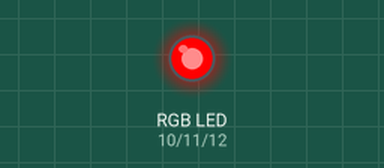
A sketch run on a simulated Arduino Uno, built with avr-gcc and run on an emulated ATmega328P. Shown: an RGB LED mixed from three pins (HIGH = lit).

Above: at 0.5 s.
At 3.5 s:
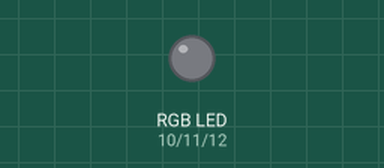
At 4.5 s:
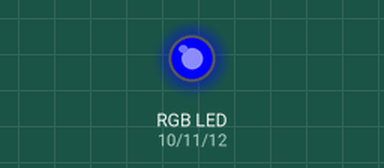
At 6.5 s:
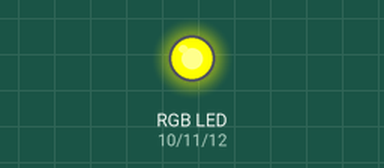
At 8.5 s:
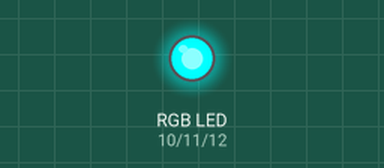
At 12.5 s:
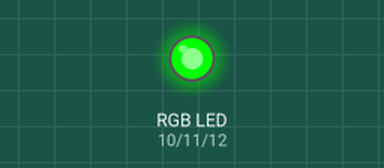
Timing chart, 0 to 13.0 s (numbered marks = the images above):
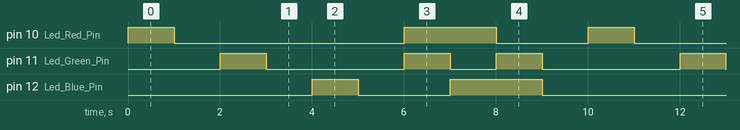

Measured:
- by itself, pin 10 (Led_Red_Pin): repeats every 10.0 s: LOW 5.0 s, HIGH 2.0 s, LOW 2.0 s, HIGH 1.0 s
- by itself, pin 11 (Led_Green_Pin): repeats every 10.0 s: LOW 3.0 s, HIGH 1.0 s, LOW 1.0 s, HIGH 1.0 s, LOW 3.0 s, HIGH 1.0 s
- by itself, pin 12 (Led_Blue_Pin): repeats every 10.0 s: LOW 2.0 s, HIGH 2.0 s, LOW 5.0 s, HIGH 1.0 s

The sketch:

RGBLed_Light.ino
```cpp
#define Led_Red_Pin 10
#define Led_Green_Pin 11
#define Led_Blue_Pin 12
// the setup function runs once when you press reset or power the board
void setup() {
  // initialize digital pin Blink_Led_Pin as an output.
  pinMode(Led_Red_Pin, OUTPUT);    //定義Led_Red_Pin為輸出腳位
  pinMode(Led_Green_Pin, OUTPUT);    //定義Led_Green_Pin為輸出腳位
  pinMode(Led_Blue_Pin, OUTPUT);    //定義Led_Green_Pin為輸出腳位
  digitalWrite(Led_Red_Pin,LOW) ;
  digitalWrite(Led_Green_Pin,LOW) ;
  digitalWrite(Led_Blue_Pin,LOW) ;
}

// the loop function runs over and over again forever
void loop() {
  digitalWrite(Led_Red_Pin, HIGH);
  delay(1000);              //休息1秒 wait for a second
  digitalWrite(Led_Red_Pin, LOW);
  delay(1000);              // 休息1秒 wait for a second
  digitalWrite(Led_Green_Pin, HIGH);
  delay(1000);              //休息1秒 wait for a second
  digitalWrite(Led_Green_Pin, LOW);
  delay(1000);              // 休息1秒 wait for a second
  digitalWrite(Led_Blue_Pin, HIGH);
  delay(1000);              //休息1秒 wait for a second
  digitalWrite(Led_Blue_Pin, LOW);
  delay(1000);              // 休息1秒 wait for a second
  digitalWrite(Led_Red_Pin, HIGH);
  digitalWrite(Led_Green_Pin, HIGH);
  digitalWrite(Led_Blue_Pin, LOW);
  delay(1000);              //休息1秒 wait for a second
  digitalWrite(Led_Red_Pin, HIGH);
  digitalWrite(Led_Green_Pin, LOW);
  digitalWrite(Led_Blue_Pin, HIGH);
  delay(1000);              //休息1秒 wait for a second
  digitalWrite(Led_Red_Pin, LOW);
  digitalWrite(Led_Green_Pin, HIGH);
  digitalWrite(Led_Blue_Pin,HIGH );
  delay(1000);              //休息1秒 wait for a second

// all color turn off
  digitalWrite(Led_Red_Pin, LOW);
  digitalWrite(Led_Green_Pin, LOW);
  digitalWrite(Led_Blue_Pin, LOW);
  delay(1000);              //休息1秒 wait for a second

}
```
